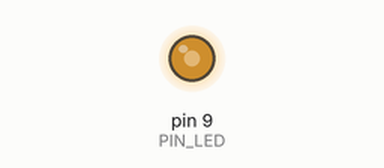
A sketch run on a simulated Arduino Uno, built with avr-gcc and run on an emulated ATmega328P. Parts: output pins drawn as LEDs (lit = HIGH). What the sketch prints to the serial monitor is not drawn.

Above: at 0.05 s.
At 0.8 s:
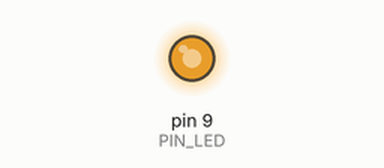
At 1.45 s:
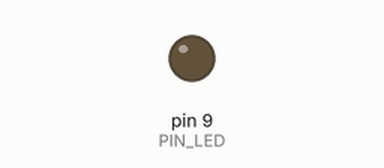
At 1.9 s:
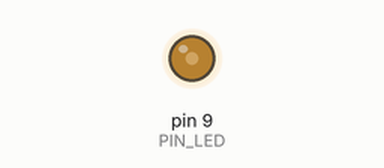
Timing chart, 0 to 4.5 s (numbered marks = the images above):
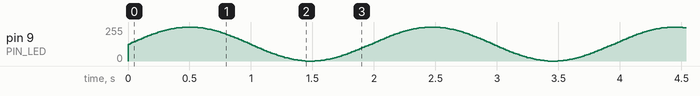

The sketch:

Lab03_Breathing_LED.ino
```cpp
// Lab03_Breathing_LED.ino
/* =================================================
   Lab 03 — Efecto "Breathing" con función seno
   La función sin() produce una transición suave y
   natural entre brillo mínimo y máximo, similar al
   ritmo de la respiración humana (~12-20 rpm).

   Conexión:
     LED: ánodo -> R 150Ω -> Pin 9 (~PWM)
          cátodo -> GND
   ================================================= */

#include <math.h>

const int PIN_LED = 9;
float angulo      = 0.0;

void setup() {
  pinMode(PIN_LED, OUTPUT);
  Serial.begin(9600);
  Serial.println("Lab 03 — Breathing LED (efecto seno)");
  Serial.println("Angulo\tBrillo");
}

void loop() {
  // sin() devuelve -1.0 a 1.0 → mapear a 0.0-1.0
  float seno  = (sin(angulo) + 1.0) / 2.0;   // 0.0 a 1.0
  int brillo  = (int)(seno * 255);            // 0 a 255

  analogWrite(PIN_LED, brillo);

  Serial.print(angulo, 2);
  Serial.print("\t");
  Serial.println(brillo);

  angulo += 0.05;                    // Velocidad del efecto
  if (angulo > 2 * PI) angulo = 0;   // Reiniciar ciclo

  delay(15);
}
```
